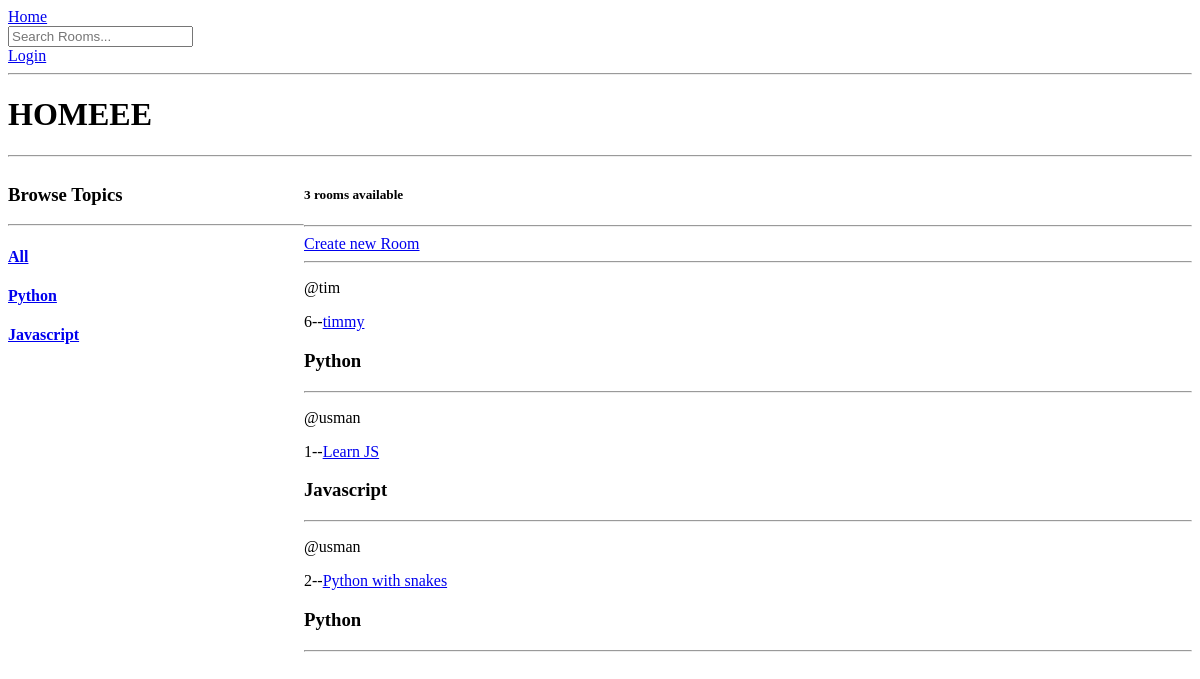
Before: / with the older database file.
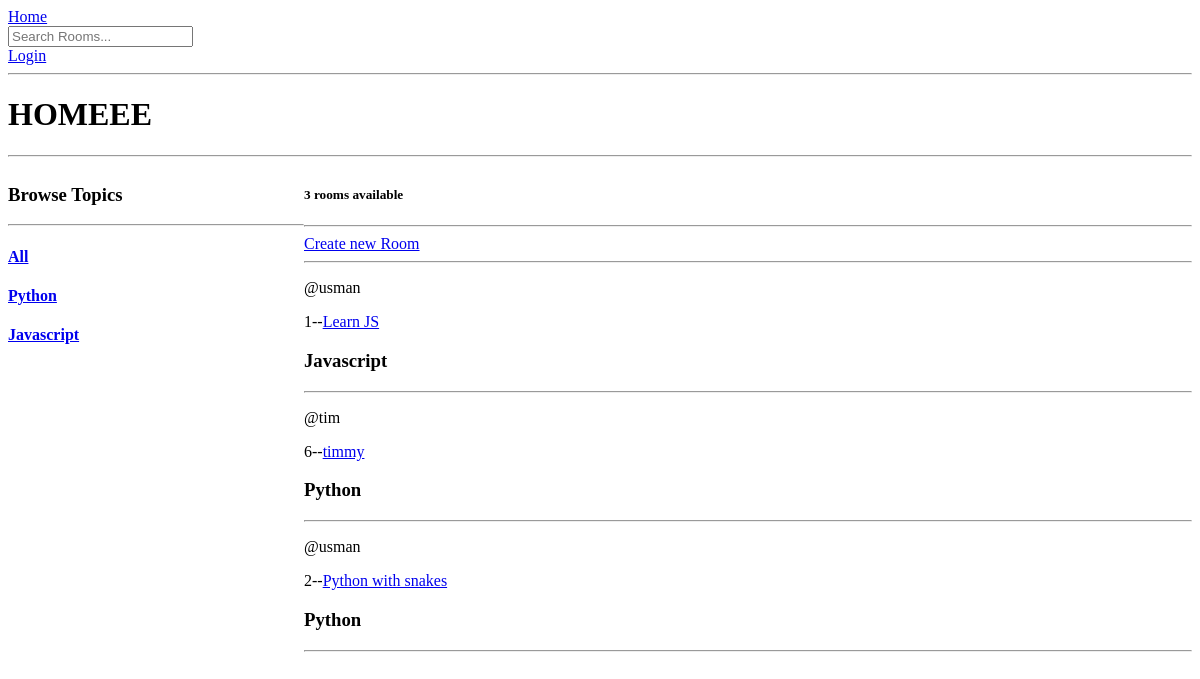
After: the same page with the newer database file.
### doors/models.py (models this page shows, shortened)
class Topic(models.Model):
    name = models.CharField(max_length=200)
    def __str__(self):
        return self.name

class Room(models.Model):
    host = models.ForeignKey(User, on_delete=models.SET_NULL, null=True)
    topic = models.ForeignKey(Topic, on_delete=models.SET_NULL, null=True)
    name = models.CharField(max_length=200)
    participants = models.ManyToManyField(User, related_name='participants', blank=True)
    description = models.TextField(null=True, blank=True)
    updated = models.DateTimeField(auto_now=True)
    created = models.DateTimeField(auto_now_add=True)
    class Meta:
        ordering = ['-updated', '-created']

### doors/views.py (the view)
# urls.py: 2. Add a URL to urlpatterns:  path('', views.home, name='home')
def home(request):
    q = request.GET.get('q')
    if(q):
        rooms = models.Room.objects.filter(
            Q(topic__name__icontains = q) |
            Q(name__icontains = q) |
            Q(host__username__icontains = q) |
            Q(description__icontains=q)
        )
    else:
        rooms = models.Room.objects.all()
    topics = models.Topic.objects.all()
    room_count = rooms.count()
    if(q):
        room_messages = models.Message.objects.filter(
            Q(room__name__icontains=q) |
            Q(room__topic__name__icontains=q) |
            Q(room__host__username__icontains=q) |
            Q(room__description__icontains=q)
        ).order_by('-created')
    else:
        room_messages = models.Message.objects.all().order_by('-created')
    context = {'rooms':rooms, 'topics':topics, 'room_count':room_count, 'room_messages':room_messages}
    return render(request, 'doors/home.html', context)

### doors/templates/doors/home.html (shortened to what this page needs)
{% extends 'main.html' %}
{% block content %}
    <h1>HOMEEE</h1>
    <hr>
    <div class="home-container">
        <div>
            <h3>Browse Topics</h3>
            <hr>
            <div>
                <a href="{% url 'home' %}"><h4>All</h4></a>
            </div>
            {% for topic in topics %}
                <div>
                    <a href="{% url 'home' %}?q={{topic.name}}"><h4>{{topic.name}}</h4></a>
                </div>
            {% endfor %}
        </div>
        <div>
            <h5>{{room_count}} rooms available</h5>
            <div>
                <hr>
                <a href="{% url 'create-room' %}">Create new Room</a>
                <hr>
            </div>
            <div>
                {% for room in rooms %}
                    <p>@{{room.host.username}}</p>
                    <p>{{room.id}}--<a href="{% url 'room' room.id %}">{{room.name}}</a></p>
                    <h3>{{room.topic}}</h3>
                    <hr>
                {% endfor %}
            </div>
        </div>
    </div>
{% endblock %}

Changed rows visible on the page:
changed Room "Learn JS": moves up the list
